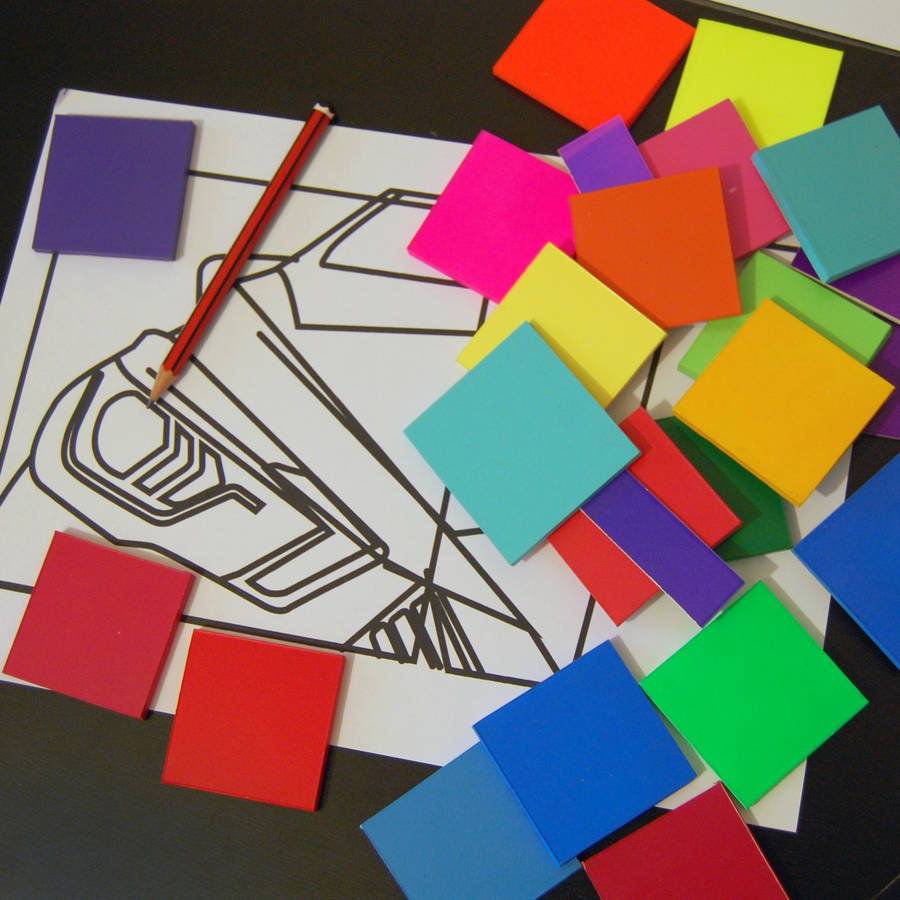
%> input picture images/colorful_card.jpg, 900 x 900 px
$ octave DoubleOpponent_cells_dong.m   (GNU Octave 9; MATLAB toolbox functions it lacks are replaced by stand-ins)
%> lines starting %> are read from the running program, lines starting %| are printed output that depends on the picture
%Simulating Double-opponent cells
% COSI course 2021 - by J.L. Nieves
% Code should/could be optimized and completed

clear All; close All; clc;
%cd('C:\MATLAB\ProgramasMatlab\Granada_SRI_Paintings_Yu-Jung Chen');
% cd('G:\Mi unidad\Descargas\Datos_RGB\Ilum1\flores_y_frutas');

%% Get image and their basic info
% [4 lines of commented-out code are left out]

im_orig= imread('colorful_card.jpg');
%> im_orig is the input picture: size 900x900x3 uint8; mean R, G, B 128.7, 111, 101.2
% im_orig= imread('Herman_gird_colored.jpg');

imshow(im_orig);
[nx,ny,nz]= size(im_orig);
%> nx = 900; ny = 900; nz = 3

% [10 lines of commented-out code are left out]

%% Cone layer
imCones(:,:,1)= im_orig(:,:,1);
imCones(:,:,2)= im_orig(:,:,2);
imCones(:,:,3)= im_orig(:,:,3);

imCones(:,:,4)= (im_orig(:,:,1)+im_orig(:,:,2))/2; %Pre-Yellow component
%> imCones: size 900x900x4 uint8

imCones(:,:,5)= im_orig(:,:,1)+im_orig(:,:,2)+imCones(:,:,3); %Luminance component

%% Retinal layer
%Considering only the type II single-opponent (SO) cells
imOrg(:,:,1)= (1/sqrt(2)).*(imCones(:,:,1)-imCones(:,:,2));
imOrg(:,:,2)= -imOrg(:,:,1);
imOyb(:,:,1)= (1/sqrt(6)).*(imCones(:,:,4)-2*imCones(:,:,3));
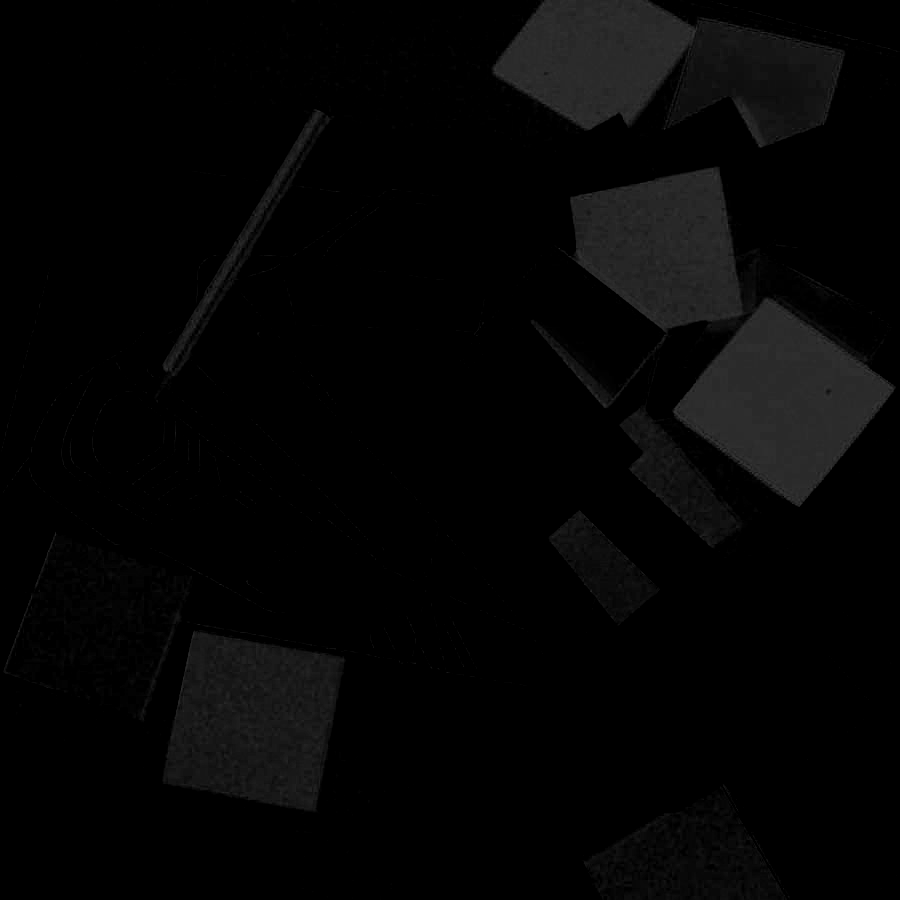
%> imOyb: size 900x900 uint8; min 0, max 52, mean 5
imOyb(:,:,2)= -imOyb(:,:,1);
imOl(:,:,1) = (1/sqrt(3)).*imCones(:,:,5);
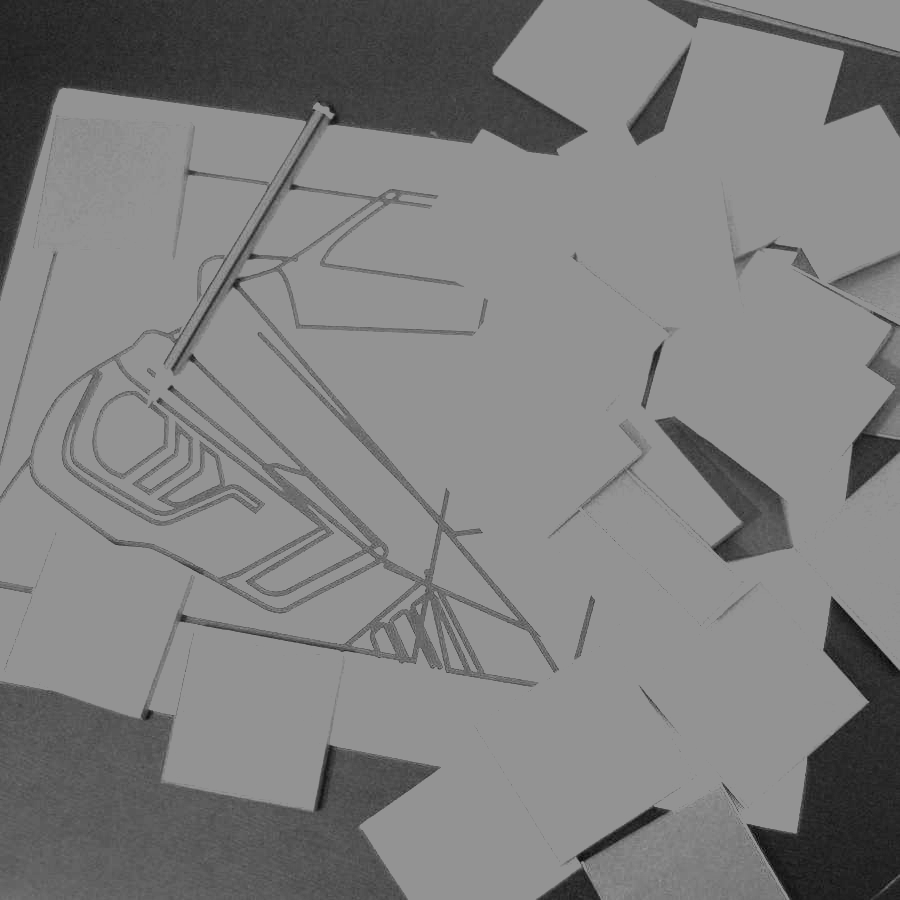
%> imOl: size 900x900 uint8; min 2, max 147, mean 127.4
imOl(:,:,2) = -imOl(:,:,1);

%Single Opponent SO cells
sigma= 2.5;
% hsize= 16;
% h = fspecial('gaussian',hsize,sigma);
% imSOrg(:,:,1)= conv2(imOrg(:,:,1), h);

imSOrg(:,:,1)= imgaussfilt(imOrg(:,:,1), sigma);
imSOrg(:,:,2)= imgaussfilt(imOrg(:,:,2), sigma);
imSOyb(:,:,1)= imgaussfilt(imOyb(:,:,1), sigma);
imSOyb(:,:,2)= imgaussfilt(imOyb(:,:,2), sigma);
imSOl(:,:,1) = imgaussfilt(imOl(:,:,1), sigma);
imSOl(:,:,2) = imgaussfilt(imOl(:,:,2), sigma);

%% V1 layer
%from two SO cells of type II with different scales:
%Ej: one red-on/green-off SO cell with smaller RF scale and another
%green-on/red-off SO cell with larger RF scale

%Two free parameters, the scale (sigma) of receptive field, and the
%cone weight (k)
lambda= 3; %set λ = 3 based on the finding that the size of RF surround is roughly 3 times (in diameter) larger than that of RF center
k= 0.9; %k is a relative cone weight that controls the contribution of RF surround.
imDOrg= imSOrg(:,:,1) + k.*(imgaussfilt(imOrg(:,:,2), lambda*sigma));
imDOyb= imSOyb(:,:,1) + k.*(imgaussfilt(imOyb(:,:,2), lambda*sigma));
imDOl = imSOl(:,:,1)  + k.*(imgaussfilt(imOl(:,:,2) , lambda*sigma));

%% Higher visual cortex
%imDO(:,:,1)= imDOl; imDO(:,:,2)= imDOrg; imDO(:,:,3)= imDOyb;
%figure, imshow(imDO./max(max(max(imDO))));

%transform the output of DO cells from the double-opponent space to the RGB space
DO2rgb=[1/sqrt(2),-1/sqrt(2), 0; 1/sqrt(6),1/sqrt(6),-2/sqrt(6); 1/sqrt(3),1/sqrt(3),1/sqrt(3)];
DO=[reshape(imDOrg,nx*ny,1), reshape(imDOyb,nx*ny,1), reshape(imDOl,nx*ny,1)]';
DTrgb= (DO2rgb\double(DO))';
DTrgb= reshape(DTrgb, nx,ny,nz);
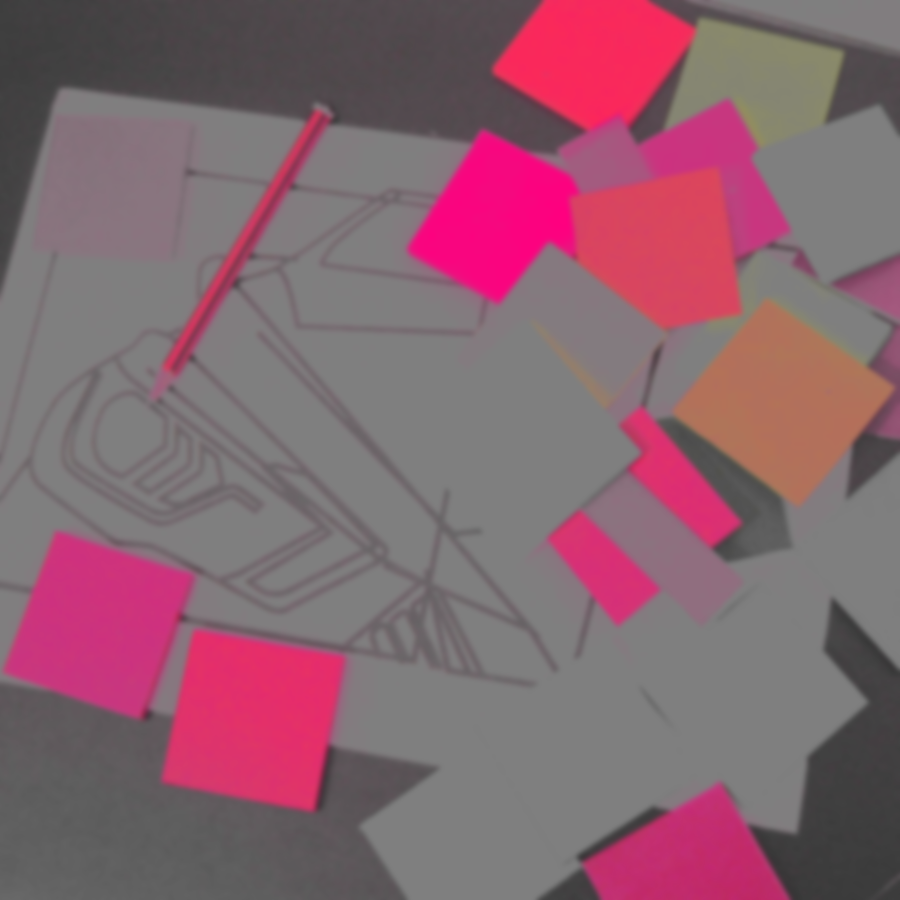
%> DTrgb: size 900x900x3 double; mean R, G, B 93.4, 57.7, 69.5; drawn with min black and max white

%In the final image, the equalization of the 3 channels is colored
% figure, imshow(DTrgb./max(max(max(DTrgb))));
% figure, plot(reshape(DTrgb(:,:,1),nx*ny,1), reshape(DTrgb(:,:,2),nx*ny,1),'.')

%To avoid false colors in the final image
DTrgbn(:,:,1)= DTrgb(:,:,1)./max(max(DTrgb(:,:,1)));
DTrgbn(:,:,2)= DTrgb(:,:,2)./max(max(DTrgb(:,:,2)));
DTrgbn(:,:,3)= DTrgb(:,:,3)./max(max(DTrgb(:,:,3)));
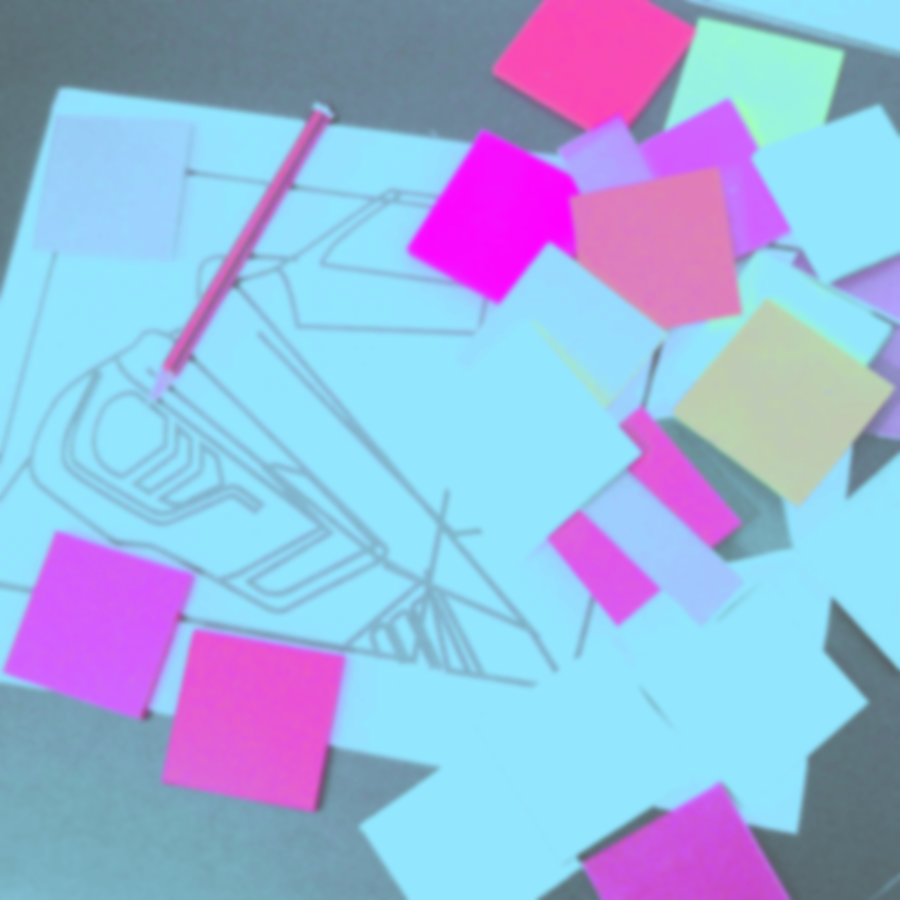
%> DTrgbn: size 900x900x3 double; mean R, G, B 0.448, 0.588, 0.819; drawn with min black and max white
figure, imshow(DTrgbn);
%> after `imshow(DTrgbn)`:
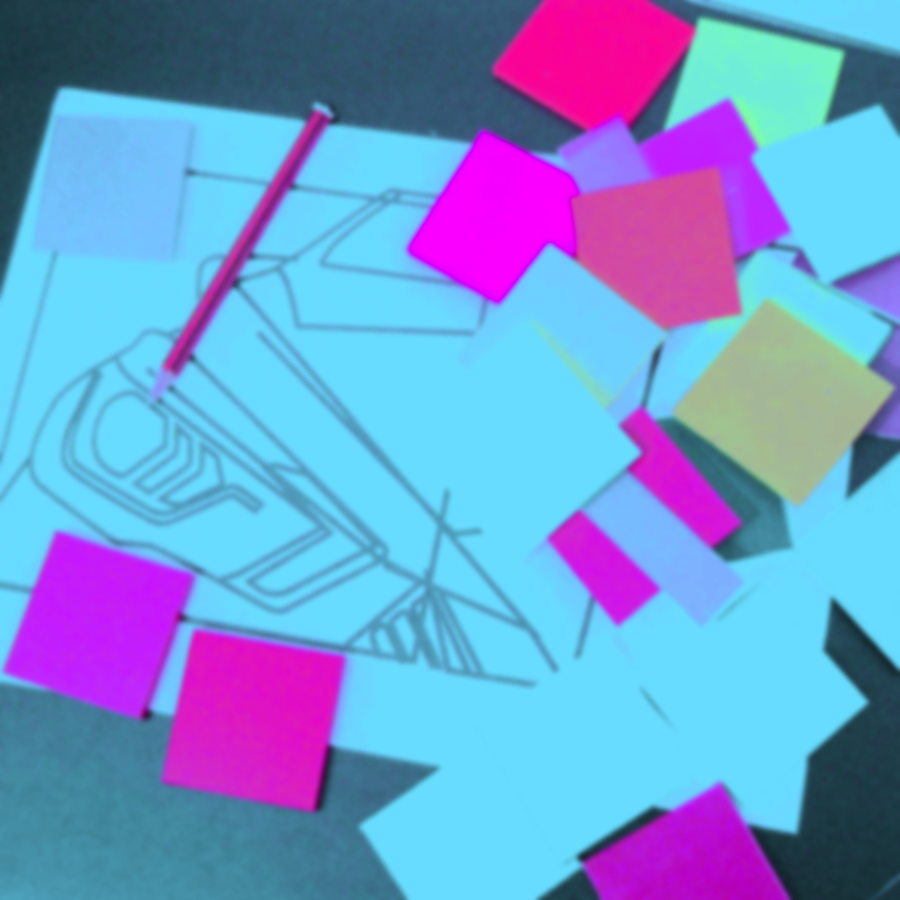
%> displayed picture: size 900x900x3, on the screen's scale of 0 to 255; mean R, G, B 114.3, 151.5, 208.9
figure, subplot(1,3,1), plot(reshape(DTrgbn(:,:,1),nx*ny,1), reshape(DTrgbn(:,:,2),nx*ny,1)),...
        subplot(1,3,2), plot(reshape(DTrgbn(:,:,1),nx*ny,1), reshape(DTrgbn(:,:,3),nx*ny,1)),...
        subplot(1,3,3), plot(reshape(DTrgbn(:,:,2),nx*ny,1), reshape(DTrgbn(:,:,3),nx*ny,1));
%> after `plot(reshape(DTrgbn(:,:,2),nx*ny,1), reshape(DTrgbn(:,:,3),nx*ny,1))`:
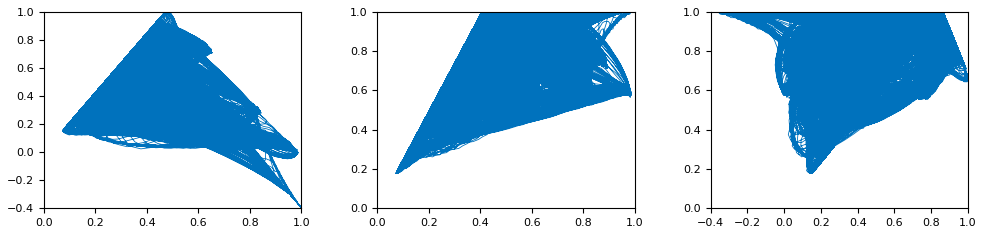
%> figure redrawn from the program's plot data, 3 panels

$ run again, with images/color_checker.jpg copied over images/colorful_card.jpg
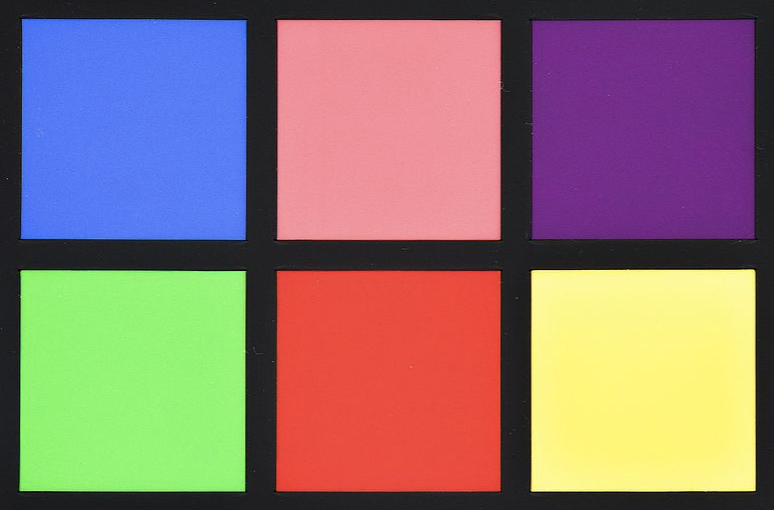
%> input picture images/color_checker.jpg, 774 x 510 px
%> im_orig is the input picture: size 510x774x3 uint8; mean R, G, B 142.2, 118.2, 114.3
%> `DTrgbn(:,:,3)= DTrgb(:,:,3)./max(max(DTrgb(:,:,3)));`:
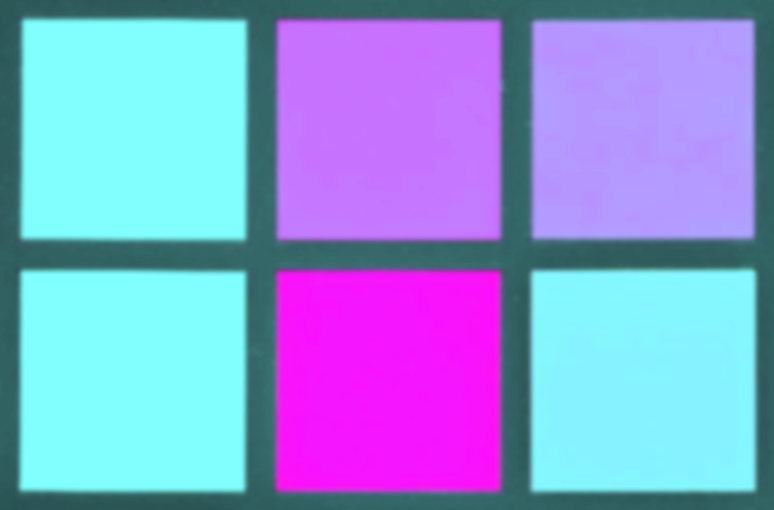
%> DTrgbn: size 510x774x3 double; mean R, G, B 0.55, 0.61, 0.847
%> `plot(reshape(DTrgbn(:,:,2),nx*ny,1), reshape(DTrgbn(:,:,3),nx*ny,1))`:
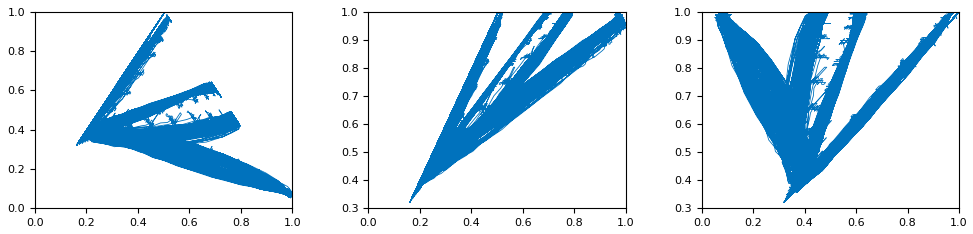
%> figure redrawn from the program's plot data, 3 panels

$ run again, with images/colorful_image.jpg copied over images/colorful_card.jpg
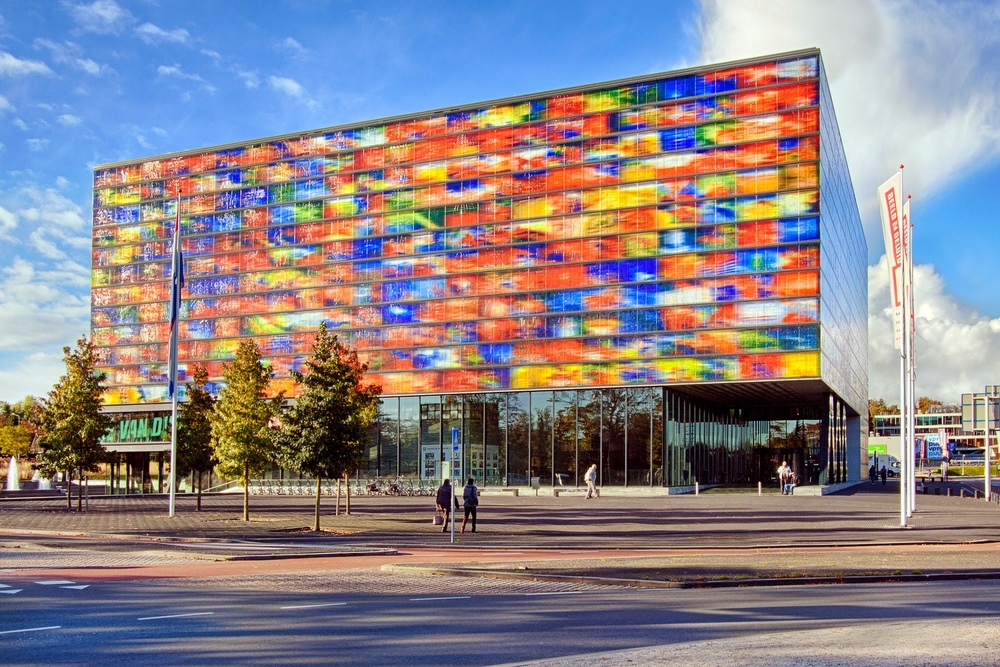
%> input picture images/colorful_image.jpg, 1000 x 667 px, shrunk from 1600 x 1067 before the run
%> im_orig is the input picture: size 667x1000x3 uint8; mean R, G, B 139.1, 131.7, 137.9
%> `DTrgbn(:,:,3)= DTrgb(:,:,3)./max(max(DTrgb(:,:,3)));`:
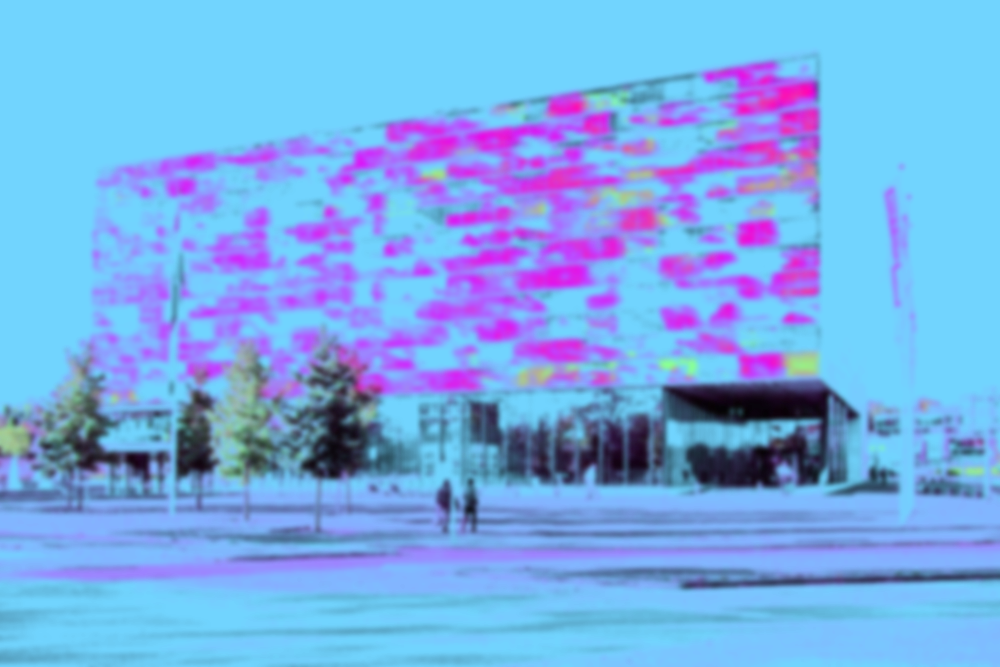
%> DTrgbn: size 667x1000x3 double; mean R, G, B 0.472, 0.672, 0.912; drawn with min black and max white
%> `plot(reshape(DTrgbn(:,:,2),nx*ny,1), reshape(DTrgbn(:,:,3),nx*ny,1))`:
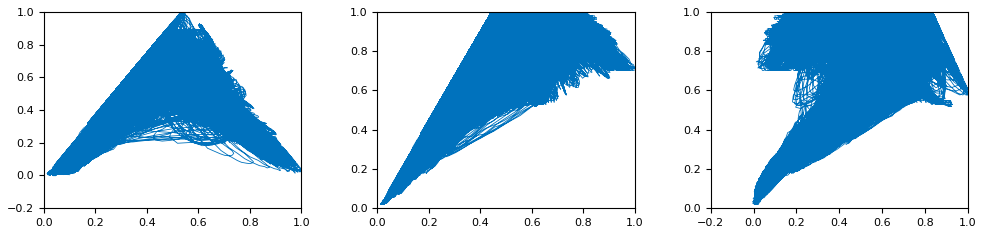
%> figure redrawn from the program's plot data, 3 panels
